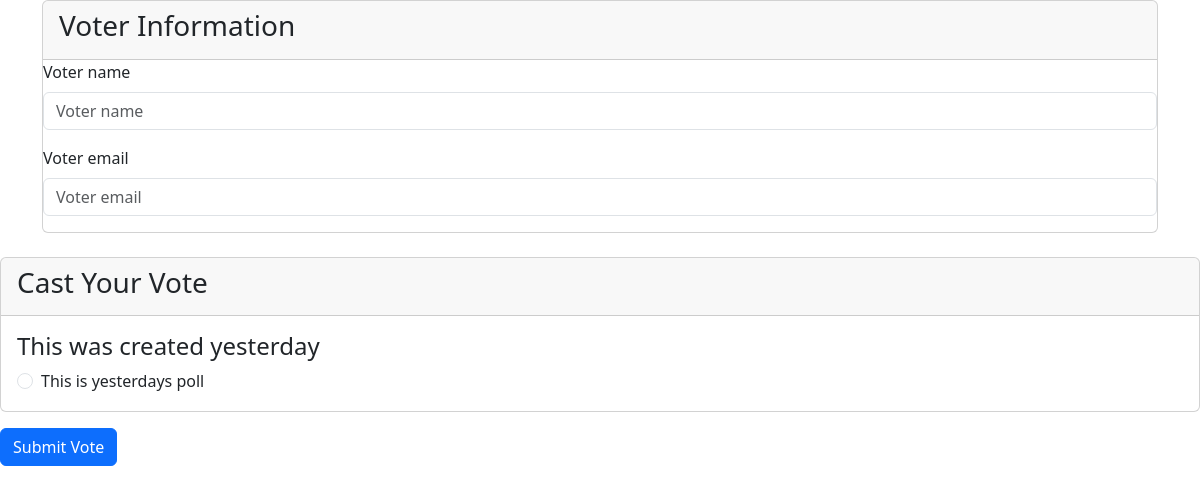
The app's page /polls/2/ with its own data.
### polls/models.py (models this page shows, shortened)
class Question(models.Model):
    question_text=models.CharField(max_length=200)
    pub_date = models.DateTimeField("date published")

class Choice(models.Model):
    question = models.ForeignKey(Question,on_delete=models.CASCADE)
    choice_text = models.CharField(max_length=200)
    votes = models.IntegerField(default=0)

### polls/views.py (the view)
# urls.py: path("<int:pk>/",views.DetailView.as_view(),name="detail"),
class DetailView(FormMixin,generic.DetailView):
    template_name = "polls/detail.html"
    model=Question
    form_class = VoterForm
    def get_context_data(self, **kwargs: Any) -> dict[str, Any]:
        context = super().get_context_data(**kwargs)
        context['choices'] = self.object.choice_set.all().order_by('id')
        context['form'] = self.get_form()
        return context

### polls/forms.py
class VoterForm(ModelForm):
    class Meta:
        model = Voter
        fields = ['voter_name', 'voter_email']
        widgets = {
            'voter_name': forms.TextInput(attrs={'class': 'form-control'}),
            'voter_email': forms.TextInput(attrs={'class': 'form-control'}),
        }

### polls/templates/polls/detail.html (shortened to what this page needs)
{% load django_bootstrap5 %} {% bootstrap_css %} {% bootstrap_javascript %}
<div class="container">
    <form action="{% url 'polls:vote' question.id %}" method="post" class="form">
        <div class="card mb-4">
            <div class="card-header">
                <h3>Voter Information</h3>
            </div>
                {% bootstrap_form form %}
            </div>
        </div>
        <div class="card">
            <div class="card-header">
                <h3>Cast Your Vote</h3>
            </div>
            <div class="card-body">
                <fieldset>
                    <h4>{{ question.question_text }}</h4>
                    {% for choice in question.choice_set.all %}
                    <div class="form-check">
                        <input class="form-check-input" type="radio" name="choice" id="choice{{ forloop.counter }}" value="{{ choice.id }}">
                        <label class="form-check-label" for="choice{{ forloop.counter }}">
                            {{ choice.choice_text }}
                        </label>
                    </div>
                    {% endfor %}
                </fieldset>
            </div>
        </div>
        <div class="mt-3">
            <button type="submit" class="btn btn-primary">Submit Vote</button>
        </div>

### records on screen
Question: question_text "This was created yesterday"
Choice: choice_text "This is yesterdays poll"
